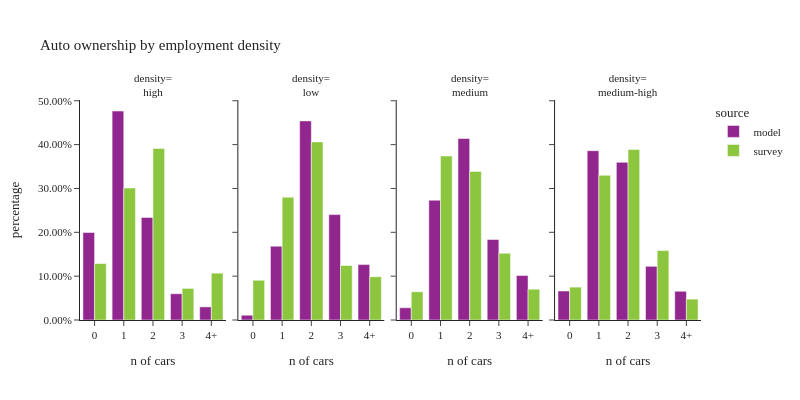

The notebook cell saved with this chart:
### Code cell
plot_auto(hh.dropna(subset=['emptot_1_4group']),'emptot_1_4group','employment density','density')

### Figure 1 — Plotly figure (JSON) as saved in the notebook; plotly's stock layout.template omitted (floating-point values rounded to 4 significant figures)
{"data": [{"alignmentgroup": "True", "customdata": [[86604], [206956], [101603], [26000], [12993]], "hovertemplate": "source=model<br>emptot_1_4group=high<br>hhvehs_4+=%{x}<br>percentage=%{y}<br>sample count=%{customdata[0]}<extra></extra>", "legendgroup": "model", "marker": {"color": "#91268F", "pattern": {"shape": ""}}, "name": "model", "offsetgroup": "model", "orientation": "v", "showlegend": true, "textposition": "auto", "type": "bar", "x": ["0", "1", "2", "3", "4+"], "xaxis": "x", "y": [0.1995, 0.4767, 0.234, 0.05989, 0.02993], "yaxis": "y"}, {"alignmentgroup": "True", "customdata": [[4740], [73053], [197071], [104336], [54829]], "hovertemplate": "source=model<br>emptot_1_4group=low<br>hhvehs_4+=%{x}<br>percentage=%{y}<br>sample count=%{customdata[0]}<extra></extra>", "legendgroup": "model", "marker": {"color": "#91268F", "pattern": {"shape": ""}}, "name": "model", "offsetgroup": "model", "orientation": "v", "showlegend": false, "textposition": "auto", "type": "bar", "x": ["0", "1", "2", "3", "4+"], "xaxis": "x2", "y": [0.01092, 0.1683, 0.4541, 0.2404, 0.1263], "yaxis": "y2"}, {"alignmentgroup": "True", "customdata": [[12099], [118566], [179644], [79663], [43992]], "hovertemplate": "source=model<br>emptot_1_4group=medium<br>hhvehs_4+=%{x}<br>percentage=%{y}<br>sample count=%{customdata[0]}<extra></extra>", "legendgroup": "model", "marker": {"color": "#91268F", "pattern": {"shape": ""}}, "name": "model", "offsetgroup": "model", "orientation": "v", "showlegend": false, "textposition": "auto", "type": "bar", "x": ["0", "1", "2", "3", "4+"], "xaxis": "x3", "y": [0.02788, 0.2732, 0.414, 0.1836, 0.1014], "yaxis": "y3"}, {"alignmentgroup": "True", "customdata": [[28727], [167587], [156056], [53149], [28461]], "hovertemplate": "source=model<br>emptot_1_4group=medium-high<br>hhvehs_4+=%{x}<br>percentage=%{y}<br>sample count=%{customdata[0]}<extra></extra>", "legendgroup": "model", "marker": {"color": "#91268F", "pattern": {"shape": ""}}, "name": "model", "offsetgroup": "model", "orientation": "v", "showlegend": false, "textposition": "auto", "type": "bar", "x": ["0", "1", "2", "3", "4+"], "xaxis": "x4", "y": [0.06619, 0.3862, 0.3596, 0.1225, 0.06558], "yaxis": "y4"}, {"alignmentgroup": "True", "customdata": [[93], [266], [151], [33], [19]], "hovertemplate": "source=survey<br>emptot_1_4group=high<br>hhvehs_4+=%{x}<br>percentage=%{y}<br>sample count=%{customdata[0]}<extra></extra>", "legendgroup": "survey", "marker": {"color": "#8CC63E", "pattern": {"shape": ""}}, "name": "survey", "offsetgroup": "survey", "orientation": "v", "showlegend": true, "textposition": "auto", "type": "bar", "x": ["0", "1", "2", "3", "4+"], "xaxis": "x", "y": [0.1287, 0.301, 0.3914, 0.07209, 0.1068], "yaxis": "y"}, {"alignmentgroup": "True", "customdata": [[206], [527], [375], [91], [53]], "hovertemplate": "source=survey<br>emptot_1_4group=low<br>hhvehs_4+=%{x}<br>percentage=%{y}<br>sample count=%{customdata[0]}<extra></extra>", "legendgroup": "survey", "marker": {"color": "#8CC63E", "pattern": {"shape": ""}}, "name": "survey", "offsetgroup": "survey", "orientation": "v", "showlegend": false, "textposition": "auto", "type": "bar", "x": ["0", "1", "2", "3", "4+"], "xaxis": "x2", "y": [0.09058, 0.2802, 0.4062, 0.1243, 0.09872], "yaxis": "y2"}, {"alignmentgroup": "True", "customdata": [[188], [440], [310], [98], [36]], "hovertemplate": "source=survey<br>emptot_1_4group=medium<br>hhvehs_4+=%{x}<br>percentage=%{y}<br>sample count=%{customdata[0]}<extra></extra>", "legendgroup": "survey", "marker": {"color": "#8CC63E", "pattern": {"shape": ""}}, "name": "survey", "offsetgroup": "survey", "orientation": "v", "showlegend": false, "textposition": "auto", "type": "bar", "x": ["0", "1", "2", "3", "4+"], "xaxis": "x3", "y": [0.06452, 0.374, 0.339, 0.1522, 0.0703], "yaxis": "y3"}, {"alignmentgroup": "True", "customdata": [[136], [408], [250], [61], [23]], "hovertemplate": "source=survey<br>emptot_1_4group=medium-high<br>hhvehs_4+=%{x}<br>percentage=%{y}<br>sample count=%{customdata[0]}<extra></extra>", "legendgroup": "survey", "marker": {"color": "#8CC63E", "pattern": {"shape": ""}}, "name": "survey", "offsetgroup": "survey", "orientation": "v", "showlegend": false, "textposition": "auto", "type": "bar", "x": ["0", "1", "2", "3", "4+"], "xaxis": "x4", "y": [0.07499, 0.3301, 0.3888, 0.1585, 0.04765], "yaxis": "y4"}], "layout": {"annotations": [{"font": {}, "showarrow": false, "text": "density=<br>high", "x": 0.1175, "xanchor": "center", "xref": "paper", "y": 1, "yanchor": "bottom", "yref": "paper"}, {"font": {}, "showarrow": false, "text": "density=<br>low", "x": 0.3725, "xanchor": "center", "xref": "paper", "y": 1, "yanchor": "bottom", "yref": "paper"}, {"font": {}, "showarrow": false, "text": "density=<br>medium", "x": 0.6275, "xanchor": "center", "xref": "paper", "y": 1, "yanchor": "bottom", "yref": "paper"}, {"font": {}, "showarrow": false, "text": "density=<br>medium-high", "x": 0.8825, "xanchor": "center", "xref": "paper", "y": 1, "yanchor": "bottom", "yref": "paper"}], "barmode": "group", "font": {"size": 11}, "height": 400, "legend": {"title": {"text": "source"}, "tracegroupgap": 0}, "title": {"text": "Auto ownership by employment density"}, "width": 800, "xaxis": {"anchor": "y", "domain": [0, 0.235], "title": {"text": "n of cars"}}, "xaxis2": {"anchor": "y2", "domain": [0.255, 0.49], "matches": "x", "title": {"text": "n of cars"}}, "xaxis3": {"anchor": "y3", "domain": [0.51, 0.745], "matches": "x", "title": {"text": "n of cars"}}, "xaxis4": {"anchor": "y4", "domain": [0.765, 1.0], "matches": "x", "title": {"text": "n of cars"}}, "yaxis": {"anchor": "x", "domain": [0, 1], "tickformat": ".2%", "title": {"text": "percentage"}}, "yaxis2": {"anchor": "x2", "domain": [0, 1], "matches": "y", "showticklabels": false, "tickformat": ".2%"}, "yaxis3": {"anchor": "x3", "domain": [0, 1], "matches": "y", "showticklabels": false, "tickformat": ".2%"}, "yaxis4": {"anchor": "x4", "domain": [0, 1], "matches": "y", "showticklabels": false, "tickformat": ".2%"}}}
